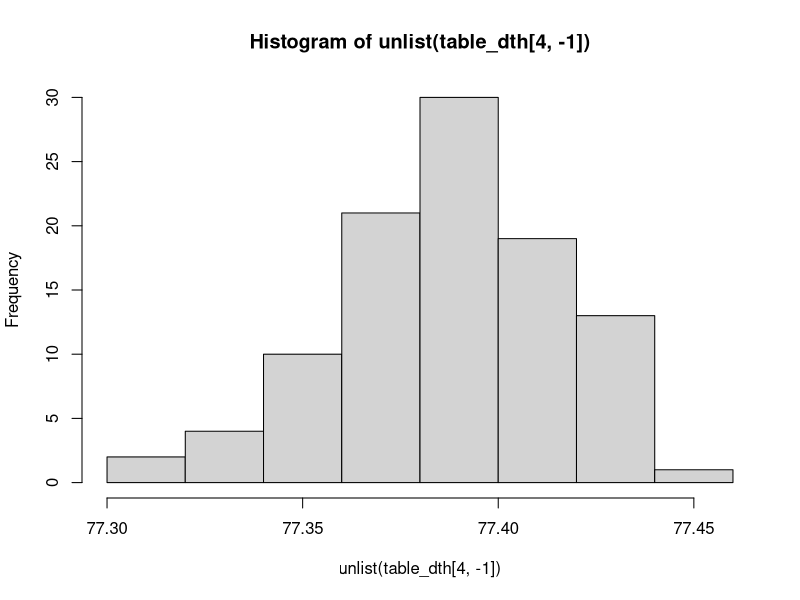

The R script that drew this image:

####
#### Adding confidence interval for Siler model
####

library(data.table)
library(DEoptim)

#### Functions ####

siler <- function(a1,b1,c,M,b2,x){
  p1 <- (a1*exp(-b1*x))+ c + (b2*exp(b2*(x-M)))
  return(p1)
}

ll.poisson.siler <- function(theta, Dx, Nx, x){
  a1<-theta[1]
  b1<- theta[2]
  c<- theta[3]
  M <- theta[4]
  b2 <- theta[5]
  out <-  -sum(Dx*log(siler(x=x, a1=a1, b1=b1, c=c, M=M, b2=b2))-
                 siler(x=x, a1=a1, b1=b1, c=c, M=M, b2=b2)*Nx)
  return(out)
}

#### Data fit ####

Dx <- fread("data/USA.Deaths_1x1.txt")[,list(Year,Age,Female)]

Dx <- matrix(data = Dx$Female,nrow = 111,ncol = length(unique(Dx$Year)),
             dimnames = list(unique(Dx$Age),unique(Dx$Year)))

Ex <- fread("data/USA.Exposures_1x1.txt")[,list(Year,Age,Female)]

Ex <- matrix(data = Ex$Female,nrow = 111,ncol = length(unique(Ex$Year)),
             dimnames = list(unique(Ex$Age),unique(Ex$Year)))

par_mat<- matrix(NA, nrow=ncol(Dx), ncol=5)

age <- 0:110 

for(i in 1:nrow(par_mat)){
  par_mat[i,] <- DEoptim(fn=ll.poisson.siler, lower=c(0.000001, 0,  0, 50,  0.04),  
                     upper=c(0.7, 6,  0.1, 110,  1), 
                     Dx=Dx[,i], 
                     Nx= Ex[,i],
                     x=age, 
                     control=DEoptim.control(NP=100,
                                             trace=300))$optim$bestmem
}

#### Bootstrap the mortality rate ####

age <- 0:110

m <- nrow(Dx)
Ns <- 100

qx <- 1-exp((Dx[,1]/Ex[,1])*-1)

boot_mat <- suppressWarnings(matrix(rbinom(m*Ns,
                                    as.integer(Ex[,1]),
                                    qx),
                             nrow=m,ncol=Ns))

table_dth <- data.table(parameter = 1:5)

for(i in 1:ncol(boot_mat)){
  vec <- DEoptim(fn=ll.poisson.siler, 
                         lower=c(0.000001, 0,  0, 50,  0.04),  
                         upper=c(0.7, 6,  0.1, 110,  1), 
                         Dx=boot_mat[,i], 
                         Nx= Ex[,1],
                         x=age, 
                         control=DEoptim.control(NP=100,
                                                 trace=300))$optim$bestmem
  table_dth[,paste0(i):=vec]
}


hist(unlist(table_dth[4,-1]))
